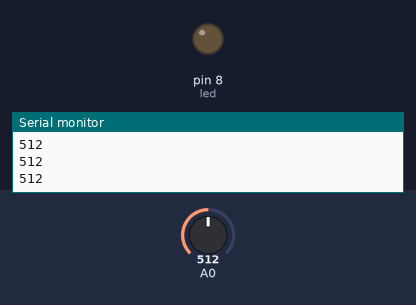
Bench run of a sketch on a simulated Arduino Uno, built with avr-gcc and run on an emulated ATmega328P. On the bench: output pins drawn as LEDs (lit = HIGH), the last lines printed to the serial monitor. The inputs (shaded band) are chosen by the test bench; at power-on: A0 = 512.

Above: at 1.2 s.
1.3 s: A0 set to 490
At 1.9 s:
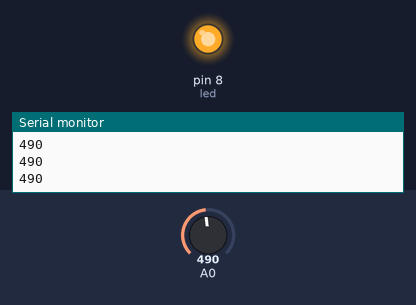
2.8 s: A0 set to 510
At 3.1 s:
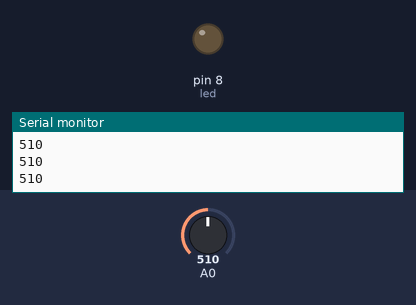
4.3 s: A0 set to 306
At 5.3 s:
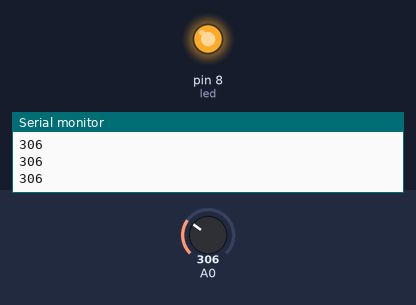
Timing chart, 0 to 7.3 s (numbered marks = the images above; inputs shaded):
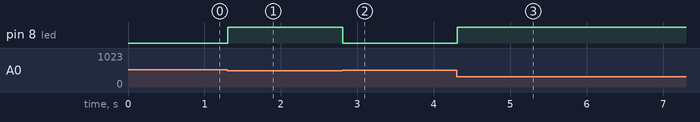

The sketch:

Nightlight.ino
```cpp
int led = 8;

void setup() {
    Serial.begin(9600);
    pinMode(led, OUTPUT);
}

void loop() {
    int x = analogRead(A0);
    Serial.println(x);

    delay(5);

    if (x < 500) {
        digitalWrite(led, HIGH);
    } else {
        digitalWrite(led, LOW);
    }
}
```

Measured:
- the behaviour switches between 500 and 499 on A0 (found by bisection; images 0 and 1)
- after the input at 1.3 s, pin 8 (led): LOW → HIGH at once
- after the input at 2.8 s, pin 8 (led): HIGH → LOW at once
- after the input at 4.3 s, pin 8 (led): LOW → HIGH at once
